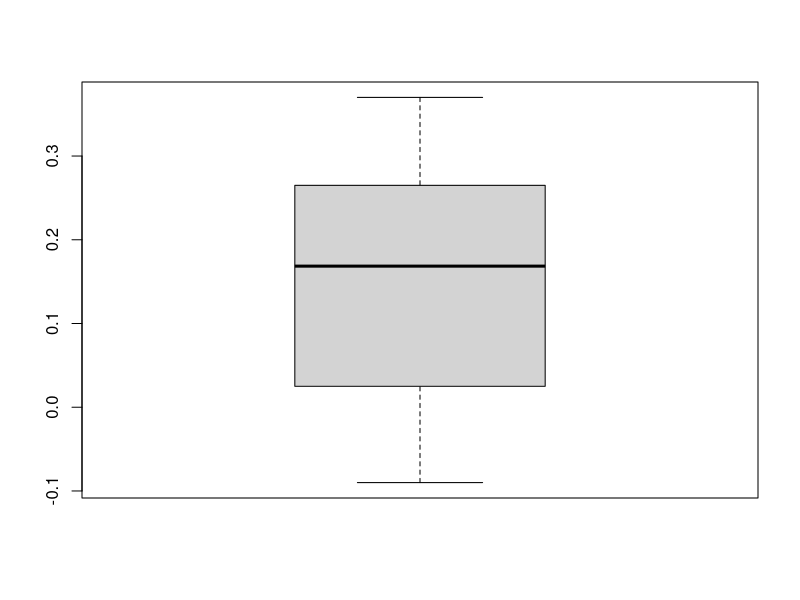
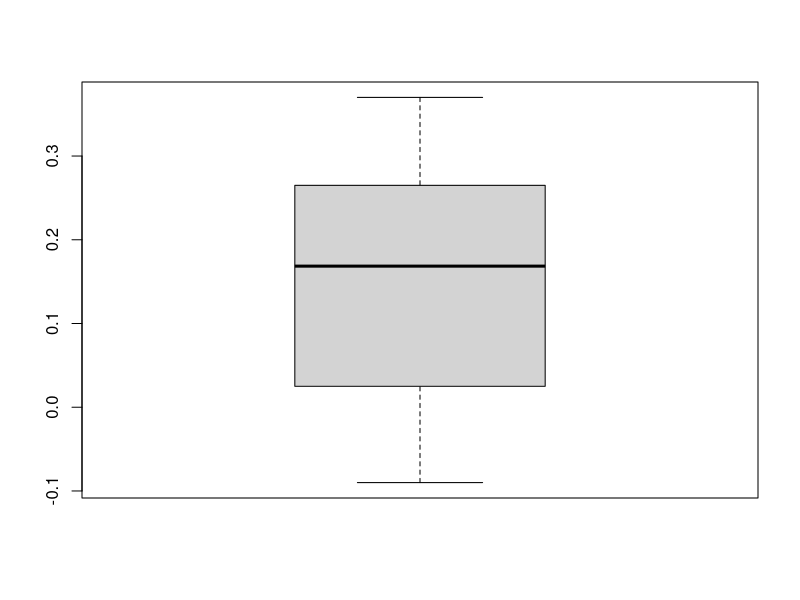
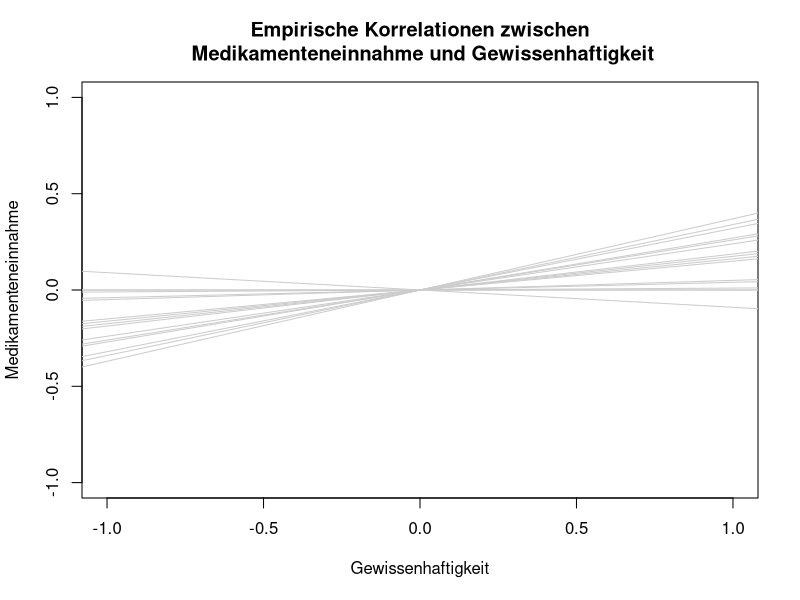
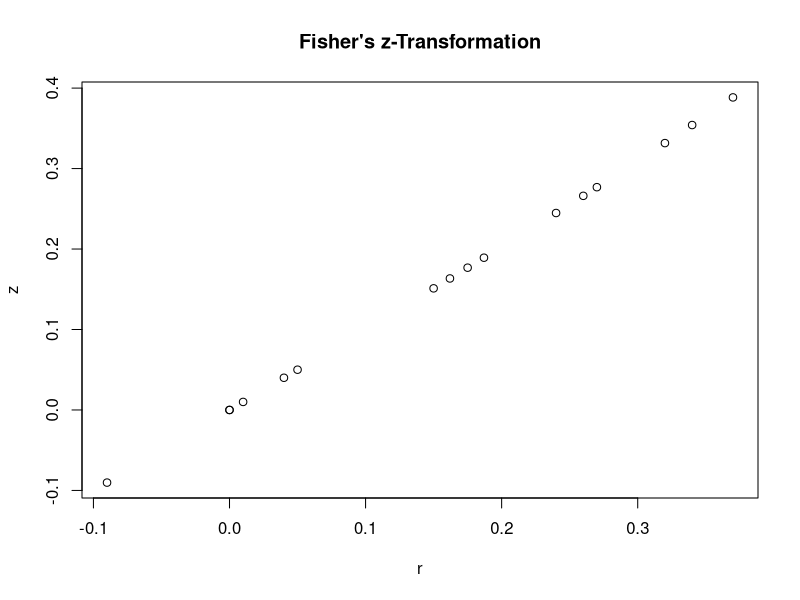
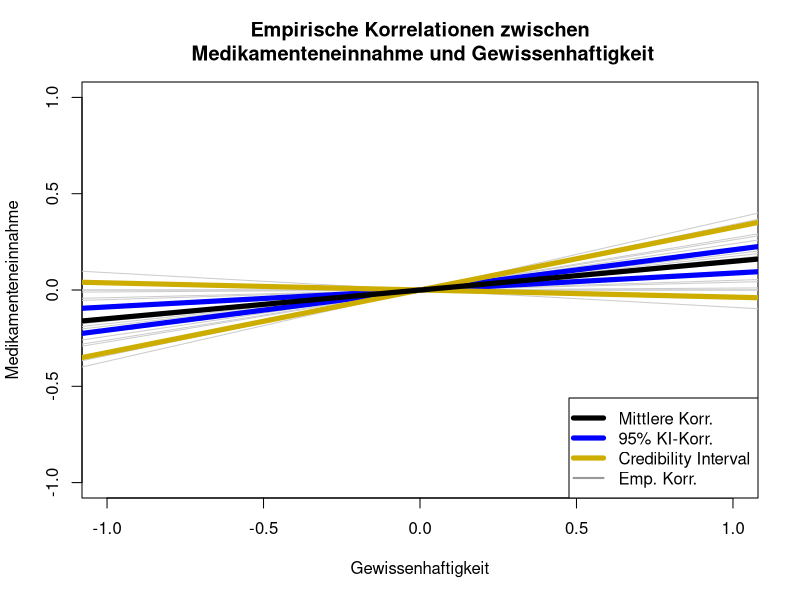
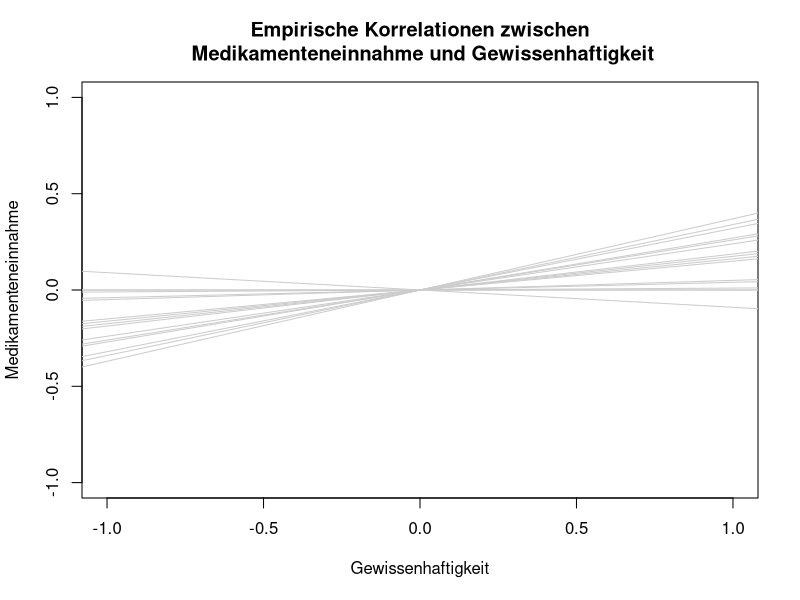
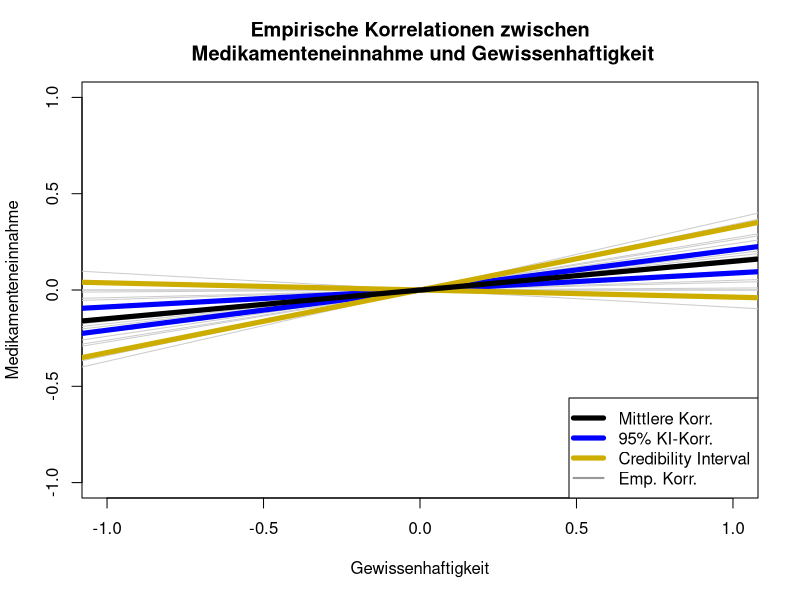
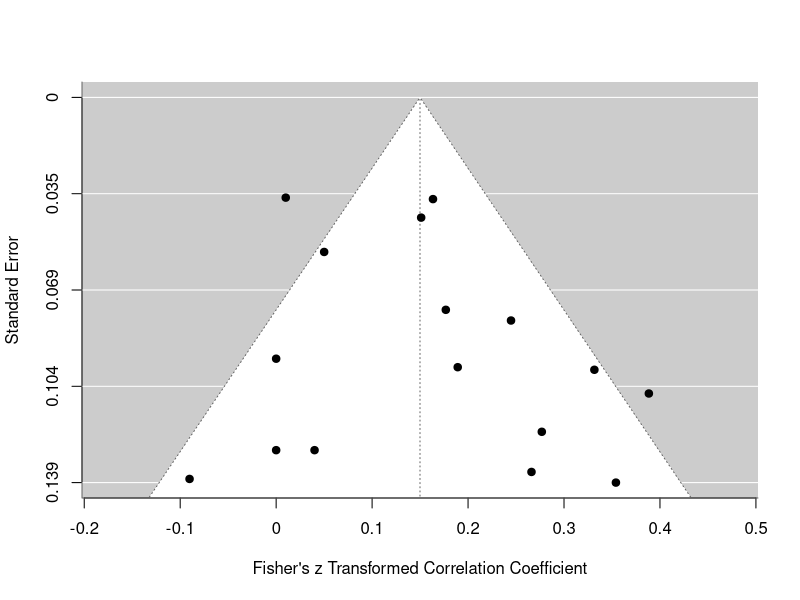

These figures' R source, in order:
## ---- chunk 1
if (exists("figure_path")) {
  knitr::opts_chunk$set(fig.path = figure_path)
}
# Aktuell sollen die global options für die Kompilierung auf den default Einstellungen gelassen werden
## ---- chunk 2
library(metafor)
## ---- chunk 3
head(dat.molloy2014)
## ---- chunk 4
knitr::kable(head(dat.molloy2014))
## ---- chunk 5
summary(dat.molloy2014$ri)
## ---- chunk 6
boxplot(dat.molloy2014$ri)
## ---- chunk 7
boxplot_cors <- boxplot(dat.molloy2014$ri)
## ---- chunk 8
quantile(dat.molloy2014$ri, probs = c(0.1, 0.9))
## ---- chunk 9
plot(NA, xlim = c(-1,1), ylim = c(-1,1), xlab = "Gewissenhaftigkeit", ylab = "Medikamenteneinnahme",
     main = "Empirische Korrelationen zwischen\n Medikamenteneinnahme und Gewissenhaftigkeit")
for(i in 1:length(dat.molloy2014$ri))
{
     abline(a = 0, b = dat.molloy2014$ri[i], col = "grey80")
}
## ---- chunk 10
data_transformed <- escalc(measure="ZCOR", ri=ri, ni=ni,
                           data=dat.molloy2014, 
                           var.names = c("z_ri", "v_ri"))
head(data_transformed)
## ---- chunk 11
data_transformed_2 <- escalc(measure="ZCOR", ri=dat.molloy2014$ri,
                             ni=dat.molloy2014$ni, 
                             var.names = c("z_ri", "v_ri"))
head(data_transformed_2)
## ---- chunk 12
data_transformed$v_ri[1:4]
1/(dat.molloy2014$ni - 3)[1:4] 
## ---- chunk 13
plot(x = data_transformed$ri, y = data_transformed$z_ri, 
     xlab = "r", ylab = "z",
     main = "Fisher's z-Transformation")
## ---- chunk 14
REM <- rma(yi = z_ri, vi = v_ri, data=data_transformed)
summary(REM)
## ---- chunk 15
names(REM)
## ---- chunk 16
REM$b
REM$tau2
## ---- chunk 17
predict(REM, transf=transf.ztor)
## ---- chunk 18
pred_REM <- predict(REM, transf=transf.ztor)
names(pred_REM)
pred_REM$pred # retransformierter gepoolter Korrelationskoeffizient
## ---- chunk 19
plot(NA, xlim = c(-1,1), ylim = c(-1,1), xlab = "Gewissenhaftigkeit", ylab = "Medikamenteneinnahme",
     main = "Empirische Korrelationen zwischen\n Medikamenteneinnahme und Gewissenhaftigkeit")
for(i in 1:length(dat.molloy2014$ri))
{
     abline(a = 0, b = dat.molloy2014$ri[i], col = "grey80")
}
abline(a = 0, b = pred_REM$ci.lb, col = "blue", lwd = 5)
abline(a = 0, b = pred_REM$ci.ub, col = "blue", lwd = 5)
abline(a = 0, b = pred_REM$cr.lb, col = "gold3", lwd = 5)
abline(a = 0, b = pred_REM$cr.ub, col = "gold3", lwd = 5)
abline(a = 0, b = pred_REM$pred, col = "black", lwd = 5)
legend(x = "bottomright", col = c("black", "blue", "gold3", "grey60"), pch = NA, lwd = c(5,5,5,2),
       legend = c("Mittlere Korr.", "95% KI-Korr.", "Credibility Interval", "Emp. Korr."))
## ---- chunk 20
df <- data.frame(r = c(0.3, 0.3, 0.5, 0.4), 
                 RelX = c(0.6, 0.8, 1, 1), 
                 RelY = c(0.5, 0.7, 0.8, 1), 
                 n = c(65, 65, 34, 46))
head(df)
## ---- chunk 21
df$r_correct <- df$r/sqrt(df$RelX*df$RelY)
head(df)
## ---- chunk 22
plot(NA, xlim = c(-1,1), ylim = c(-1,1), xlab = "Gewissenhaftigkeit", ylab = "Medikamenteneinnahme",
     main = "Empirische Korrelationen zwischen\n Medikamenteneinnahme und Gewissenhaftigkeit")
for(i in 1:length(dat.molloy2014$ri))
{
     abline(a = 0, b = dat.molloy2014$ri[i], col = "grey80")
}
## ---- chunk 23
plot(NA, xlim = c(-1,1), ylim = c(-1,1), xlab = "Gewissenhaftigkeit", ylab = "Medikamenteneinnahme",
     main = "Empirische Korrelationen zwischen\n Medikamenteneinnahme und Gewissenhaftigkeit")
for(i in 1:length(dat.molloy2014$ri))
{
     abline(a = 0, b = dat.molloy2014$ri[i], col = "grey80")
}
abline(a = 0, b = pred_REM$ci.lb, col = "blue", lwd = 5)
abline(a = 0, b = pred_REM$ci.ub, col = "blue", lwd = 5)
abline(a = 0, b = pred_REM$cr.lb, col = "gold3", lwd = 5)
abline(a = 0, b = pred_REM$cr.ub, col = "gold3", lwd = 5)
abline(a = 0, b = pred_REM$pred, col = "black", lwd = 5)
legend(x = "bottomright", col = c("black", "blue", "gold3", "grey60"), pch = NA, lwd = c(5,5,5,2),
       legend = c("Mittlere Korr.", "95% KI-Korr.", "Credibility Interval", "Emp. Korr."))
## ---- chunk 24
# funnel plot
funnel(REM)
## ---- chunk 25
trimfill(REM, estimator = "R0")
## ---- chunk 26
funnel(trimfill(REM, estimator = "R0"))
## ---- chunk 27
# forest plot
forest(REM)
## ---- chunk 28
# kumulativer Forest Plot
forest(cumul.rma.uni(REM))
